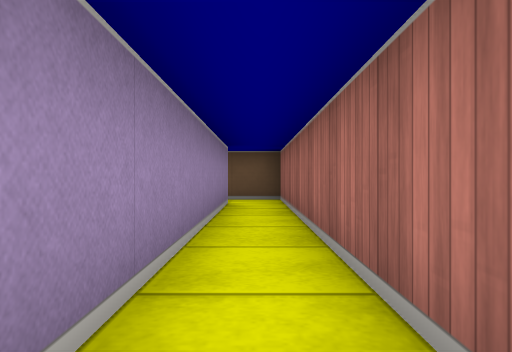
view 1 (above)

16 first-person views from a walk through a cub3D ray-caster map. The camera is about half as high as the walls, looks level and sees 70° across. The floor is counted in squares. Each view is taken from the middle of a square. On the plan, view 1 faces up. The plan holds only what a view shows up to about 9 squares ahead; the rest is blank.

view 2
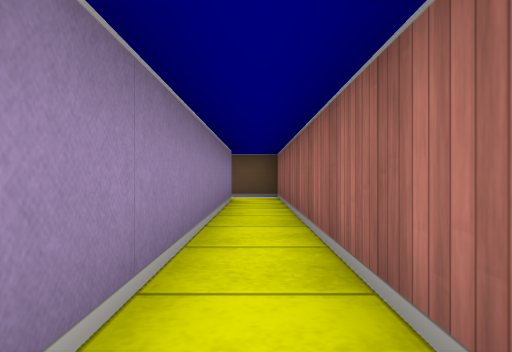

view 3
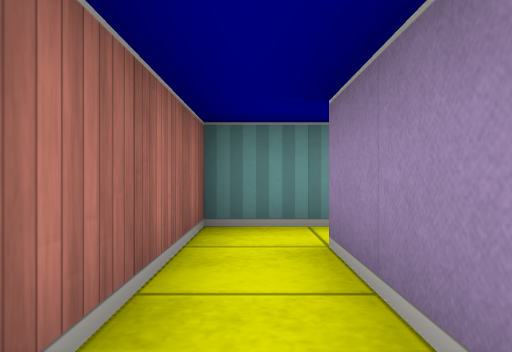

view 4
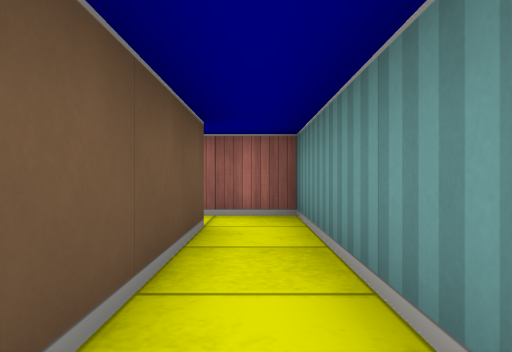

view 5
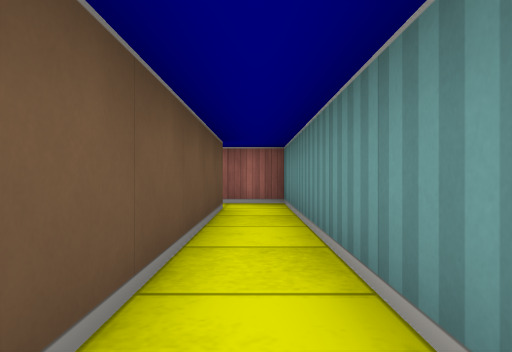

view 6
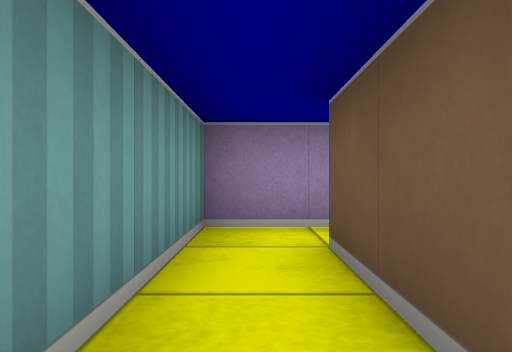

view 7
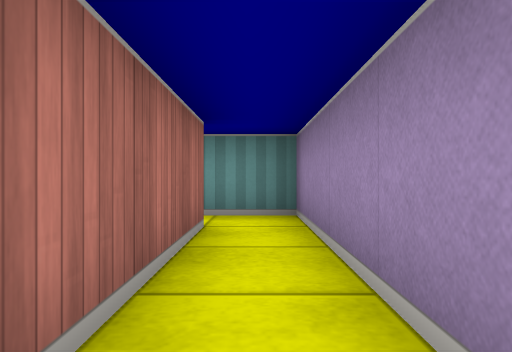

view 8
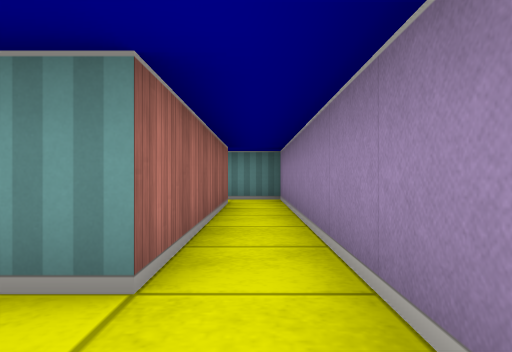

view 9
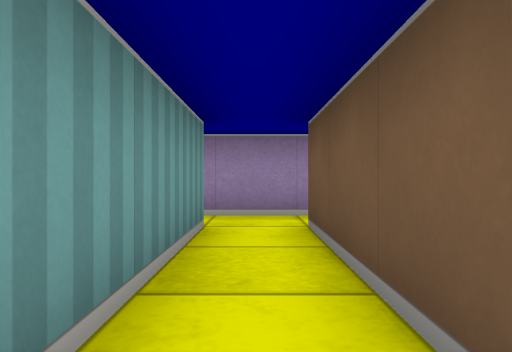

view 10
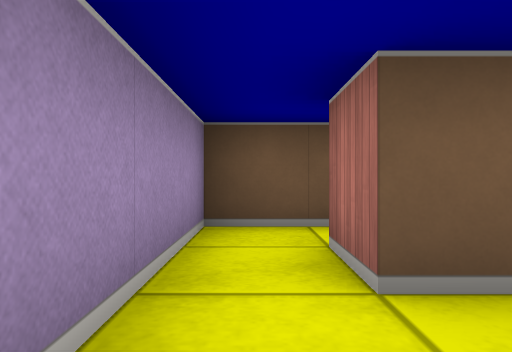

view 11
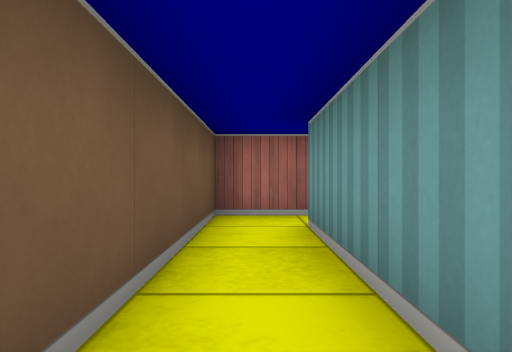

view 12
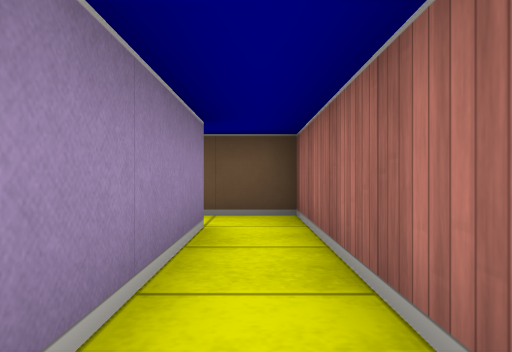

view 13
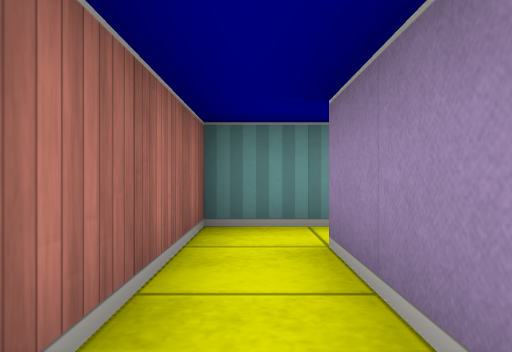

view 14
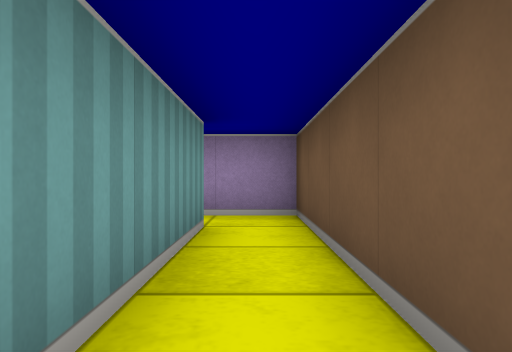

view 15
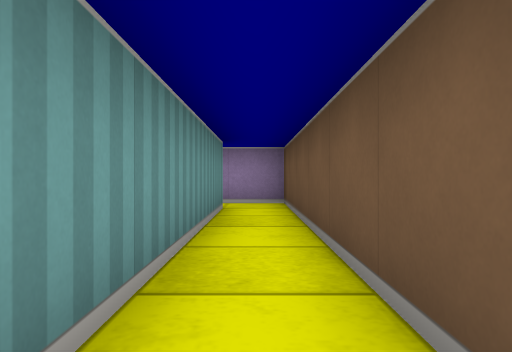

view 16
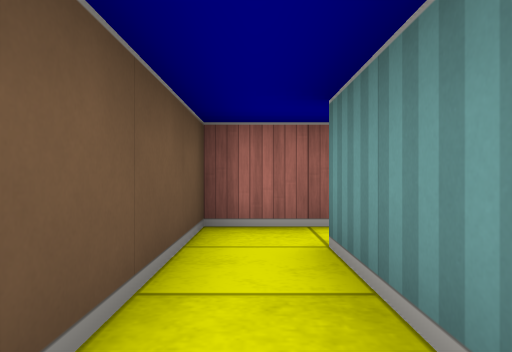

### Floor plan
Points are (right, up) in squares from view 1. A wall is a line through its corners. A room is listed if a view was taken in it or the views show most of it. See-through windows are left out.
Room 1 (views 1, 2, 3)
walls: (-0.5, 6.5) (-0.5, -0.5); (-0.5, -1.5) (0.5, -1.5) (0.5, 6.5)
ways out: opening at (-1, -1) to room 2; opening at (0, 6) to room 5
Room 2 (views 4, 5, 6, 7, 10)
walls: (-0.5, -0.5) (-5.5, -0.5) (-5.5, 4.5); (-6.5, 4.5) (-6.5, -1.5) (-0.5, -1.5)
ways out: opening at (-1, -1) to room 1; opening at (-6, 4) to room 3
Room 3 (views 8, 11)
walls: (-5.5, 4.5) (-2.5, 4.5); (-6.5, 6.5) (-6.5, 4.5); (-2.5, 5.5) (-5.5, 5.5) (-5.5, 6.5)
ways out: opening at (-6, 4) to room 2; opening at (-3, 5) to room 4; opening at (-6, 6) to room 5
Room 4 (views 9, 12, 13)
walls: (-2.5, 4.5) (-2.5, 1.5); (-2.8, 0.5) (-1.5, 0.5) (-1.5, 5.5) (-2.5, 5.5)
ways out: opening at (-3, 5) to room 3; opening at (-3, 1)
Room 5 (views 14, 15, 16)
walls: (-5.5, 6.5) (-0.5, 6.5); (0.5, 6.5) (0.5, 7.5) (-6.5, 7.5) (-6.5, 6.5)
ways out: opening at (0, 6) to room 1; opening at (-6, 6) to room 3

Positions as (right, up) in squares from view 1, and headings:
1: (0, 0), facing up
2: (0, -1), facing up
3: (0, 2), facing down
4: (-4, -1), facing right
5: (-6, -1), facing right
6: (-3, -1), facing left
7: (-6, 3), facing down
8: (-6, 6), facing down
9: (-2, 5), facing left
10: (-6, 4), facing up
11: (-6, 5), facing right
12: (-2, 1), facing up
13: (-2, 4), facing down
14: (-2, 7), facing left
15: (0, 7), facing left
16: (-3, 7), facing right
